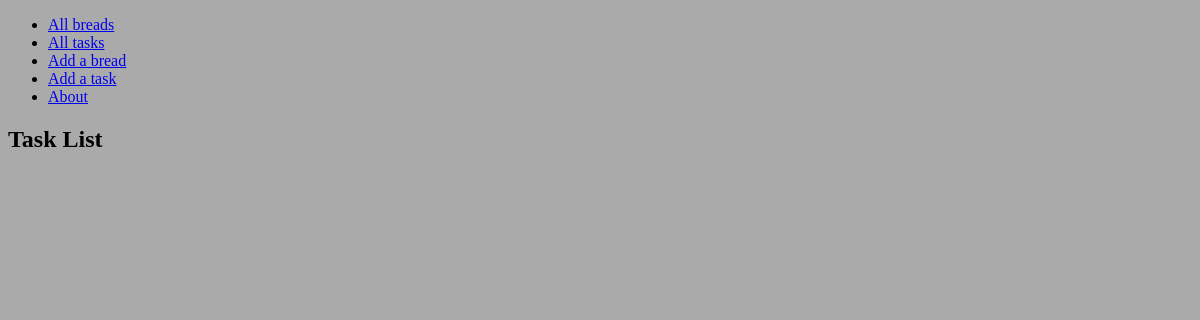
/tasks/, run on an earlier commit of the app's database.
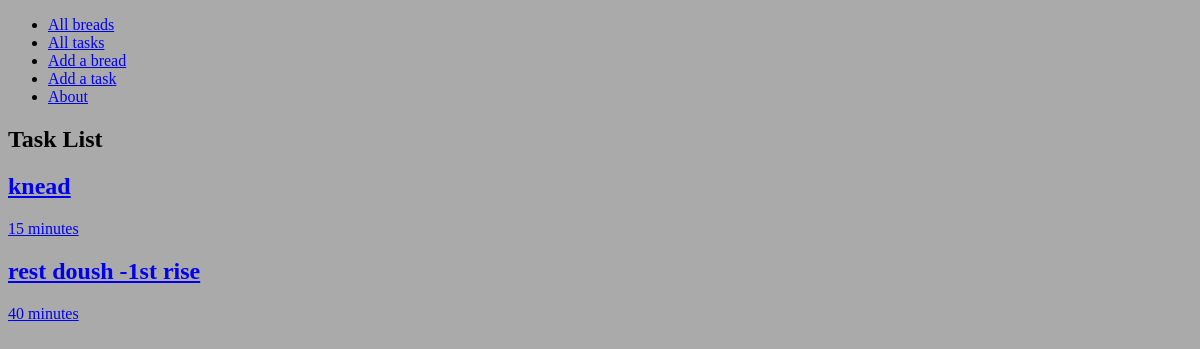
And on a later commit of the database.
### main_app/models.py (models this page shows, shortened)
class Task(models.Model):
  name = models.CharField(max_length=100)
  interval = models.IntegerField(default=15)

### main_app/views.py (the view)
# urls.py: path('tasks/', views.TaskList.as_view(), name='tasks_index'),
class TaskList(ListView):
  model = Task

### main_app/templates/main_app/task_list.html (shortened to what this page needs)
{% extends 'base.html' %} {% load static %}  {% block content %}
<section class="page-header">
  <h1>Task List</h1>
</section>
<section class="card-container">
  {% for task in task_list %}
  <div class="card">
    <a href="{% url 'tasks_detail' task.id %}">
      <div class="card-content">
        <h2 class="card-title">{{ task.name }}</h2>
        <p>{{ task.interval }} <span>minutes</span> </p>
      </div>
    </a>
  </div>
  {% endfor %}
</section>
{% endblock %}

What changed in the data, as far as the page shows it:
added Task: name "knead", interval "15"
added Task: name "rest doush -1st rise", interval "40"
